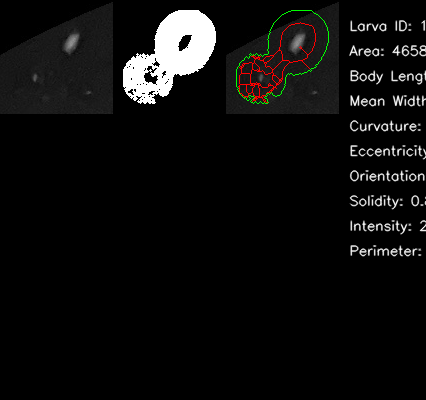
#> input picture test_no_morphometrics.png, 426 x 400 px
$ python -i larva_feature_extraction.py   (imports and definitions only)
#> lines starting #> are read from the running program, lines starting #| are printed output that depends on the picture; after the words box and inside, x2 and y2 are one past the last pixel; in counts of white or black regions, pixels touching at a corner belong together
"""
Single source of truth for larva morphometric features used by:
  - dual_larva_pipeline_full_labels.py (training + cache + inference in predict_all)
  - filter_larvae_by_confidence.py (batch inference from images)

Do not duplicate extract_features / compute_geodesic_body_length elsewhere.
"""
from __future__ import annotations

from pathlib import Path
from typing import Any, Mapping, Optional

import cv2
import numpy as np
from sklearn.decomposition import PCA as skPCA

# Strict feature order for model input (length 8).
FEATURE_KEYS = [
    "area",
    "aspect_ratio",
    "solidity",
    "perimeter",
    "mean_width",
    "max_width",
    "pca_variance_ratio",
    "body_length",
]

N_FEATURES = len(FEATURE_KEYS)


def compute_geodesic_body_length(mask: np.ndarray) -> float:
    """
    PCA major-axis extent on binary mask (same as legacy 'geodesic' name in training pipeline).
    `mask` must be binary {0,1} on the bbox crop, matching extract_features.
    """
    coords = np.argwhere(mask > 0)
    if len(coords) < 5:
        return 0.0
    points = coords[:, [1, 0]]
    centroid = np.mean(points, axis=0)
    pca = skPCA(n_components=1)
    pca.fit(points)
    pca_vector = pca.components_[0]
    centered_points = points - centroid
    projections = np.dot(centered_points, pca_vector)
    length_px = float(np.max(projections) - np.min(projections))
    return length_px


# Backward-compatible alias (inference scripts must not define a second implementation).
compute_body_length = compute_geodesic_body_length


def _empty_feature_dict() -> dict[str, float]:
    return {k: 0.0 for k in FEATURE_KEYS}


def extract_features(img_path: Path) -> Optional[dict[str, float]]:
    """
    Full feature vector from one larva mask PNG path.
    Identical mask path to training: BGR read → gray → Otsu → invert if mean>0.5 → bbox crop → metrics.
    """
#> called with img_path = '../test_no_morphometrics.png'
    img_path = Path(img_path)
    if not img_path.exists():
        return None
    img = cv2.imread(str(img_path))
#> img is the input picture: shape (400, 426, 3); mean B, G, R 13.2, 13.7, 14
    if img is None:
        return None

    gray = cv2.cvtColor(img, cv2.COLOR_BGR2GRAY)

    _, bw = cv2.threshold(gray, 0, 255, cv2.THRESH_BINARY + cv2.THRESH_OTSU)
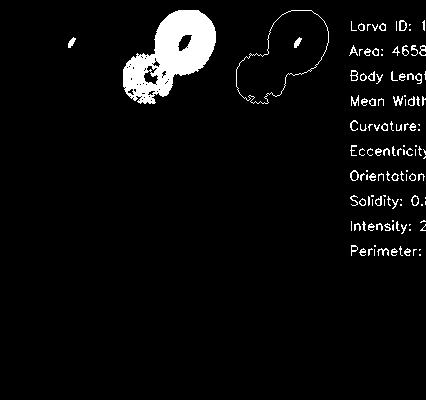
#> bw: shape (400, 426); 4.3% white; 124 white regions (59 under 20 px), largest, box (x1, y1, x2, y2) and area: (123, 10, 216, 104) 4658, (236, 10, 329, 104) 308, (393, 96, 403, 106) 52
    bw = (bw > 0).astype(np.uint8)
    if np.mean(bw) > 0.5:
        bw = 1 - bw

    feats = _empty_feature_dict()
    area = int(np.sum(bw))
#> area = 7366
    feats["area"] = float(area)

    if area < 1:
        return feats

    ys, xs = np.where(bw > 0)
#> ys = 7366 values from 10 to 255; xs = 7366 values, max 425 at index 2203, min 68 at index 1928, mean 242.9
    y_min, y_max = int(ys.min()), int(ys.max())
#> y_min = 10; y_max = 255
    x_min, x_max = int(xs.min()), int(xs.max())
#> x_min = 68; x_max = 425
    bbox_h = y_max - y_min + 1
#> bbox_h = 246
    bbox_w = x_max - x_min + 1
#> bbox_w = 358
    feats["aspect_ratio"] = float(bbox_h) / float(bbox_w) if bbox_w > 0 else 0.0

    crop = bw[y_min : y_max + 1, x_min : x_max + 1]
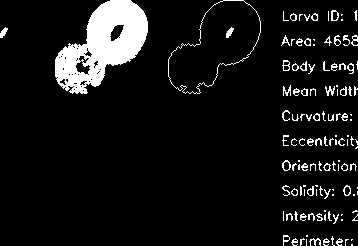
#> crop: shape (246, 358); values 0 (black) and 1 (white), 8.4% white; 124 white regions (59 under 20 px)

    cnts, _ = cv2.findContours((crop * 255).astype(np.uint8), cv2.RETR_EXTERNAL, cv2.CHAIN_APPROX_SIMPLE)
#> cnts = 123 contours, 95 with area under 20; largest, box (x1, y1, x2, y2) and area: (168, 0, 261, 94) 4882, (55, 0, 148, 94) 4882, (282, 160, 291, 171) 63, (331, 10, 339, 21) 62, (282, 60, 290, 71) 58
    if cnts:
        cnt = max(cnts, key=cv2.contourArea)
#> cnt = contour of 180 points, box (x1, y1, x2, y2) (168, 0, 261, 94), area 4882
        cnt_area = cv2.contourArea(cnt)
#> cnt_area = 4882
        perim = cv2.arcLength(cnt, True)
#> perim = 374.3
        feats["perimeter"] = float(perim)
        hull = cv2.convexHull(cnt)
#> hull = contour of 25 points, box (x1, y1, x2, y2) (168, 0, 261, 94), area 5512
        hull_area = cv2.contourArea(hull)
#> hull_area = 5512.5
        feats["solidity"] = float(cnt_area / hull_area) if hull_area > 0 else 0.0
    else:
        feats["perimeter"] = 0.0
        feats["solidity"] = 0.0

    widths = []
    for row_i in range(crop.shape[0]):
        row_pixels = np.where(crop[row_i] > 0)[0]
        if len(row_pixels) >= 2:
            widths.append(int(row_pixels[-1] - row_pixels[0] + 1))
#> after the loop, widths = 169 values, max 358 at index 36, min 2 at index 118, mean 156.6
    if widths:
        feats["mean_width"] = float(np.mean(widths))
        feats["max_width"] = float(np.max(widths))
    else:
        feats["mean_width"] = 0.0
        feats["max_width"] = 0.0

    coords = np.column_stack([ys - ys.mean(), xs - xs.mean()]).astype(float)
#> coords = 7366 pairs, first value -70.89 to 174.1, second value -174.9 to 182.1
    if coords.shape[0] >= 3:
        try:
            pca = skPCA(n_components=2)
            pca.fit(coords)
            ev = pca.explained_variance_
            feats["pca_variance_ratio"] = float(ev[1] / ev[0]) if ev[0] > 0 else 0.0
        except Exception:
            feats["pca_variance_ratio"] = 0.0
    else:
        feats["pca_variance_ratio"] = 0.0

    try:
        feats["body_length"] = float(compute_geodesic_body_length(crop))
#> in compute_geodesic_body_length, `coords = np.argwhere(mask > 0)`: coords = 7366 pairs, first value 0 to 245, second value 0 to 357
#> in compute_geodesic_body_length, `points = coords[:, [1, 0]]`: points = 7366 pairs, first value 0 to 357, second value 0 to 245
#> in compute_geodesic_body_length, `centroid = np.mean(points, axis=0)`: centroid = [174.9, 70.89]
#> in compute_geodesic_body_length, `centered_points = points - centroid`: centered_points = 7366 pairs, first value -174.9 to 182.1, second value -70.89 to 174.1
#> in compute_geodesic_body_length, `projections = np.dot(centered_points, pca_vector)`: projections = 7366 values, max 230.7 at index 7365, min -176 at index 1928, mean 3.95e-15
#> in compute_geodesic_body_length, `length_px = float(np.max(projections) - np.min(projections))`: length_px = 406.6
    except Exception:
        feats["body_length"] = 0.0

    return feats


# [50 lines left out: functions _finite_float_from_cache, inference_features_from_cache_row, not called in this run]


def features_dict_to_vector(feats: Mapping[str, Any]) -> np.ndarray:
    """Row vector in FEATURE_KEYS order, float64."""
    return np.array([float(feats.get(k, 0.0)) for k in FEATURE_KEYS], dtype=np.float64)


# [36 lines left out: functions assert_model_input_matrix, cache_row_matches_extract, not called in this run]

>>> result = extract_features('../test_no_morphometrics.png')
#> result = {'area': 7366, 'aspect_ratio': 0.687, 'solidity': 0.886, 'perimeter': 374.3, 'mean_width': 156.6, 'max_width': 358, 'pca_variance_ratio': 0.167, 'body_length': 406.6}

$ run again, on test_visual_only.png
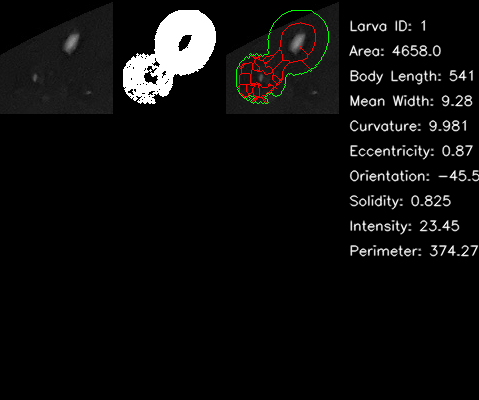
#> input picture test_visual_only.png, 479 x 400 px
#> in extract_features, img is the input picture: shape (400, 479, 3); mean B, G, R 13.1, 13.5, 13.8
#> in extract_features, `_, bw = cv2.threshold(gray, 0, 255, cv2.THRESH_BINARY + cv2.THRESH_OTSU)`:
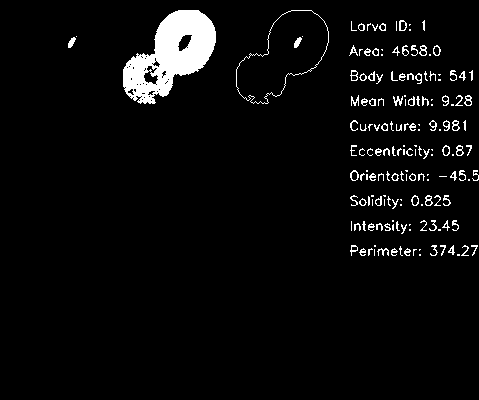
#> bw: shape (400, 479); 4.4% white; 167 white regions (71 under 20 px), largest, box (x1, y1, x2, y2) and area: (123, 10, 216, 104) 4658, (236, 10, 329, 104) 308, (393, 96, 403, 106) 52
#> area = 8472
#> ys = 8472 values from 10 to 255; xs = 8472 values, max 478 at index 7221, min 68 at index 1935, mean 269.5
#> y_min = 10; y_max = 255
#> x_min = 68; x_max = 478
#> bbox_h = 246
#> bbox_w = 411
#> in extract_features, `crop = bw[y_min : y_max + 1, x_min : x_max + 1]`:
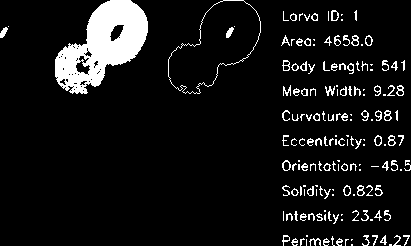
#> crop: shape (246, 411); values 0 (black) and 1 (white), 8.4% white; 167 white regions (71 under 20 px)
#> cnts = 165 contours, 124 with area under 20; largest, box (x1, y1, x2, y2) and area: (168, 0, 261, 94) 4882, (55, 0, 148, 94) 4882, (282, 160, 291, 171) 63, (331, 10, 339, 21) 62, (282, 60, 290, 71) 58
#> cnt = contour of 180 points, box (x1, y1, x2, y2) (168, 0, 261, 94), area 4882
#> cnt_area = 4882
#> perim = 374.3
#> hull = contour of 25 points, box (x1, y1, x2, y2) (168, 0, 261, 94), area 5512
#> hull_area = 5512.5
#> after the loop in extract_features, `for row_i in range(crop.shape[0]):`: widths = 170 values, max 372 at index 37, min 2 at index 118, mean 182.7
#> in extract_features, `coords = np.column_stack([ys - ys.mean(), xs - xs.mean()]).astype(float)`: coords = 8472 pairs, first value -80.7 to 164.3, second value -201.5 to 208.5
#> in compute_geodesic_body_length, `coords = np.argwhere(mask > 0)`: coords = 8472 pairs, first value 0 to 245, second value 0 to 410
#> points = 8472 pairs, first value 0 to 410, second value 0 to 245
#> centroid = [201.5, 80.7]
#> centered_points = 8472 pairs, first value -201.5 to 208.5, second value -80.7 to 164.3
#> projections = 8472 values, max 251.1 at index 8150, min -204.4 at index 1935, mean 0
#> length_px = 455.5
#> result = {'area': 8472, 'aspect_ratio': 0.599, 'solidity': 0.886, 'perimeter': 374.3, 'mean_width': 182.7, 'max_width': 372, 'pca_variance_ratio': 0.137, 'body_length': 455.5}
